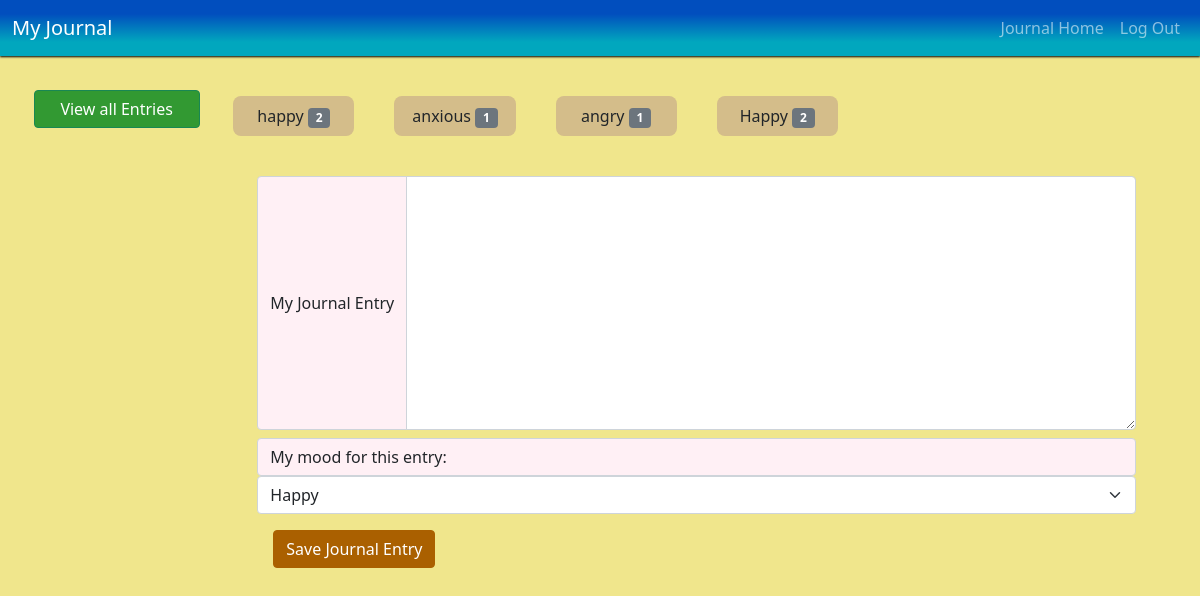
The app's page / (signed in) with its own data.
### tables this page shows
CREATE TABLE 'entries' ('id' INTEGER PRIMARY KEY AUTOINCREMENT NOT NULL, 'username' TEXT NOT NULL, 'entry' TEXT, 'mood' TEXT, 'date' DATE, 'fDate' TEXT);

### app.py (the view)
@app.route('/')
@login_required
def index():
    with alcSession(engine) as conn:
        statement = text("SELECT mood FROM entries WHERE username = :username").bindparams(username = session['username'])
        rows = conn.execute(statement)
        rows = rows.all()
        total_moods = {}
        for row in rows:
            total_moods.setdefault(row[0], 0)
            total_moods[row[0]] += 1
    return render_template('index.html', moods=total_moods)

### app.py (called while the page is built)
@app.after_request
def after_request(response):
    response.headers["Cache-Control"] = "no-cache, no-store, must-revalidate"
    response.headers["Expires"] = 0
    response.headers["Pragma"] = "no-cache"
    return response

### helpers.py (called while the page is built)
def login_required(f):
    @wraps(f)
    def decorated_function(*args, **kwargs):
        if session.get("user_id") is None:
            return redirect("/login")
        return f(*args, **kwargs)
    return decorated_function

### templates/index.html (shortened to what this page needs)
{% extends "layout.html" %}
{% block main %}
<main class='container-fluid journal-container'>
  <div class='row'>
    <div class='col-md-2'>
      <nav class="flex-column nav nav-menu">
        <button id='all-entries-btn' class='menu-btn btn btn-success'>View all Entries</button>
      </nav>
    </div>
    <div class='col-md-10'>
      <div class='row' id='mood-row'>
        {% for mood, num in moods.items() %}
        <div class='col-md-2'>
          <p class='mood-btn'>{{ mood }}
            <span class="badge bg-secondary">{{ num }}</span>
          </p>
        </div>
        {% endfor %}
      </div>
      <div class='container'>
        <div class='row'>
          <div class='col-md-12'>
            <form action="/journal" method="post" id='journal-form'>
              <div class="input-group">
                <span class="input-group-text" id='journal-desc' >My Journal Entry</span>
                <textarea name='journal-entry' class="form-control" aria-label="my journal entry" rows=10></textarea>
              </div>
              <span class="input-group-text" id='mood-desc'>My mood for this entry:</span>
              <select name='mood-select' class="form-select" aria-label="Default select example">
                <option defaultValue>Happy</option>
              </select>
              <div class='btn-container'>
                <button class='btn-primary btn' id='save-btn'>
                  Save Journal Entry
                </button>
              </div>
            </form>
          </div>
        </div>
      </div>
    </div>
  </div>
</main>
{% endblock %}

### records on screen
entries: mood "happy", num "2"
entries: mood "anxious", username "1"
entries: mood "angry", username "1"
entries: mood "Happy", num "2"
